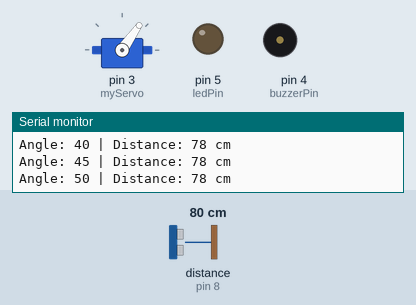
This sketch was run on a simulated Arduino Uno, built with avr-gcc and run on an emulated ATmega328P. On the bench: servo, output pins drawn as LEDs (lit = HIGH), buzzer (waves = sounding, pin HIGH), the last lines printed to the serial monitor. Wiring (inferred from the names in the program): ultrasonic range finder: trigger pin 9; echo pin 8. The inputs (shaded band) are chosen by the test bench; at power-on: distance to the obstacle (sensor on pin 8) 80 cm. The echo pulse lasts 58.3 µs per cm; pins used as bus, display or sensor lines are not drawn.

Above: at 2.2 s.
2.3 s: distance to the obstacle (sensor on pin 8) set to 2 cm
At 4.79 s:
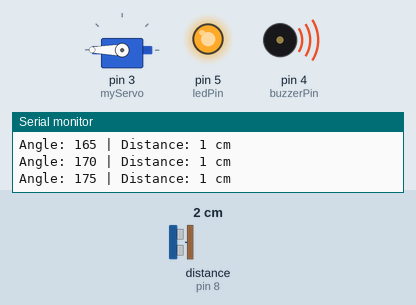
5.3 s: distance to the obstacle (sensor on pin 8) set to 9 cm
8.3 s: distance to the obstacle (sensor on pin 8) set to 12 cm
At 8.55 s:
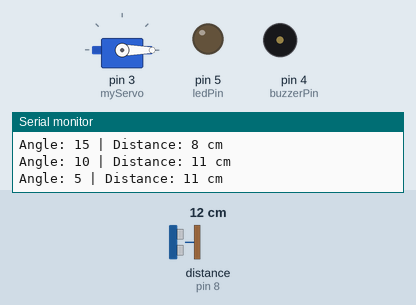
11.3 s: distance to the obstacle (sensor on pin 8) set to 4 cm
At 11.44 s:
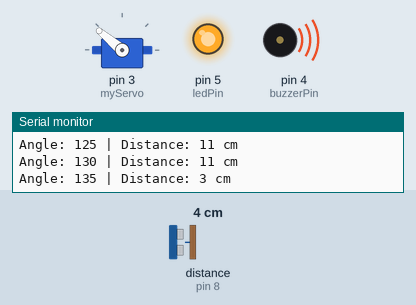
14.3 s: distance to the obstacle (sensor on pin 8) set to 35 cm
At 14.49 s:
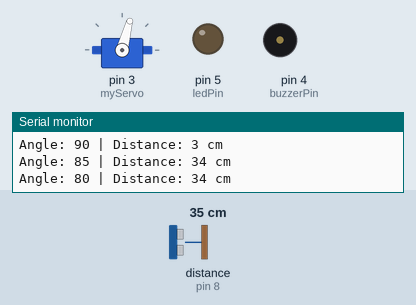
Timing chart, 0 to 21.3 s (numbered marks = the images above; inputs shaded):
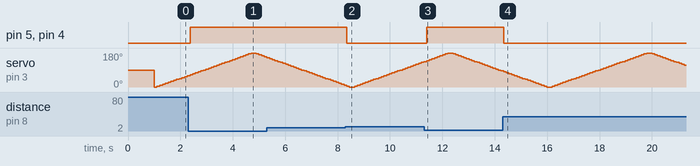

Measured:
- the behaviour switches between 10 and 11 cm on distance to the obstacle (sensor on pin 8) (found by bisection; images 1 and 2)
- after the input at 2.3 s, pin 5 (ledPin), pin 4 (buzzerPin): LOW → HIGH after 0.07 s
- after the input at 8.3 s, pin 5 (ledPin), pin 4 (buzzerPin): HIGH → LOW after 0.05 s
- after the input at 11.3 s, pin 5 (ledPin), pin 4 (buzzerPin): LOW → HIGH after 0.10 s
- after the input at 14.3 s, pin 5 (ledPin), pin 4 (buzzerPin): HIGH → LOW at once

The sketch:

ServoSonic.ino
```cpp
// (licence header left out)
#include <Servo.h>

const int trigPin = 9;
const int echoPin = 8;
const int buzzerPin = 4;
const int ledPin = 5;

long duration;
int distance;

Servo myServo;

long getDistance() {
  digitalWrite(trigPin, LOW);
  delayMicroseconds(2);
  digitalWrite(trigPin, HIGH);
  delayMicroseconds(10);
  digitalWrite(trigPin, LOW);
  duration = pulseIn(echoPin, HIGH);
  return duration * 0.034 / 2;
}

void setup() {
  Serial.begin(9600);
  pinMode(trigPin, OUTPUT);
  pinMode(echoPin, INPUT);
  pinMode(buzzerPin, OUTPUT);
  pinMode(ledPin, OUTPUT);
  myServo.attach(3);
  myServo.write(90);
  delay(1000);
}

void loop() {
  // Sweep left to right
  for (int angle = 0; angle <= 180; angle += 5) {
    myServo.write(angle);
    delay(100);
    distance = getDistance();
    if (distance > 0 && distance < 10) {
      digitalWrite(buzzerPin, HIGH);
      digitalWrite(ledPin, HIGH);
    } else {
      digitalWrite(buzzerPin, LOW);
      digitalWrite(ledPin, LOW);
    }
    Serial.print("Angle: ");
    Serial.print(angle);
    Serial.print(" | Distance: ");
    Serial.print(distance);
    Serial.println(" cm");
  }

  // Sweep right to left
  for (int angle = 180; angle >= 0; angle -= 5) {
    myServo.write(angle);
    delay(100);
    distance = getDistance();
    if (distance > 0 && distance < 10) {
      digitalWrite(buzzerPin, HIGH);
      digitalWrite(ledPin, HIGH);
    } else {
      digitalWrite(buzzerPin, LOW);
      digitalWrite(ledPin, LOW);
    }
    Serial.print("Angle: ");
    Serial.print(angle);
    Serial.print(" | Distance: ");
    Serial.print(distance);
    Serial.println(" cm");
  }
}
```
